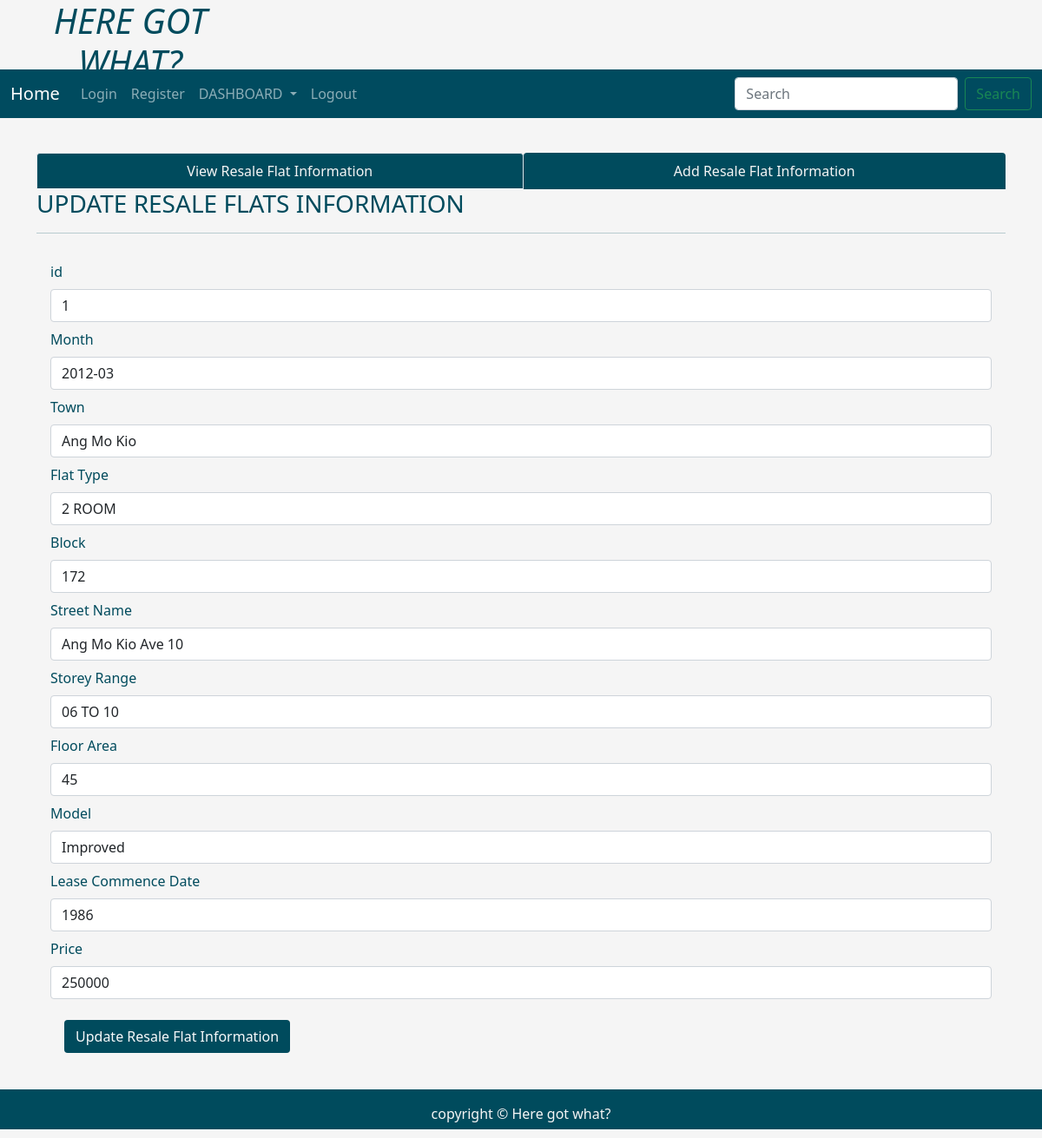
The app's page /fetchoneresaleflat/1 with its own data.
### tables this page shows
CREATE TABLE "resaleflat" (
	"id"	INTEGER,
	"month"	TEXT,
	"town"	TEXT,
	"flat_type"	TEXT,
	"block"	TEXT,
	"street_name"	TEXT,
	"storey_range"	TEXT,
	"sq_size"	TEXT,
	"flat_model"	TEXT,
	"lease_commence_date"	TEXT,
	"resale_price"	TEXT,
	FOREIGN KEY("town") REFERENCES "population"("town"),
	PRIMARY KEY("id" AUTOINCREMENT)
);

### application.py (the view)
@application.route('/fetchoneresaleflat/<int:id>')
def fetchoneresaleflat(id):
    user = get_active_user()
    db = get_database()
    resaleflat_cur = db.execute('SELECT * from resaleflat where id = ?', [id])
    single_resaleflat = resaleflat_cur.fetchone()
    return render_template('updateresaleflatinfo.html', user = user, single_resaleflat = single_resaleflat)

### application.py (called while the page is built)
@application.teardown_appcontext
def close_database(error):
    if hasattr(g, 'ICT2103Web_db'):
        g.ICT2103Web_db.close()

def get_active_user():
    user = None
    if 'user' in session:
        user = session['user']
        db = get_database()
        user_cur = db.execute('select * from users where name =?', [user])
        user = user_cur.fetchone()
    return user

### database.py (called while the page is built)
def connect_to_database():
    sql = sqlite3.connect('C:/ICT2103Web/ICT2103Web.db')
    sql.row_factory = sqlite3.Row
    return sql

def get_database():
    if not hasattr(g, 'ICT2103Web_db'):
        g.ICT2103Web_db = connect_to_database()
    return  g.ICT2103Web_db

### templates/updateresaleflatinfo.html (shortened to what this page needs)
<!DOCTYPE html>
<html lang="en">
<head>
    <link rel="stylesheet" href="https://cdnjs.cloudflare.com/ajax/libs/font-awesome/4.7.0/css/font-awesome.min.css">
    <link href="https://cdn.jsdelivr.net/npm/bootstrap@5.1.3/dist/css/bootstrap.min.css" rel="stylesheet"
>
    <link rel="stylesheet" href="{{ url_for('static', filename='home.css')}}" type="text/css">
</head>
<body>
    <div class="parent">
        <div class="child child1">
            <h1 class="text-center"><i>HERE GOT WHAT?</i></h1>
        </div>
        <div class="child child3 dropdown">
            <nav class="navbar navbar-expand-lg navbar-dark" style="background-color: #004b5f;">
                <div class="container-fluid">
                    <a class="navbar-brand" href="{{url_for('index')}}">Home</a>
                    <div class="collapse navbar-collapse" id="navbarSupportedContent">
                        <ul class="navbar-nav me-auto mb-2 mb-lg-0">
                            <li class="nav-item">
                                <a class="nav-link" aria-current="page" href="{{url_for('userLogin')}}">Login</a>
                            </li>
                            <li class="nav-item">
                                <a class="nav-link" href="{{url_for('userRegister')}}">Register</a>
                            </li>
                            <li class="nav-item dropdown">
                                <a class="nav-link dropdown-toggle" href="#" id="navbarDropdown" role="button"
                                    data-bs-toggle="dropdown" aria-expanded="false">
                                    DASHBOARD
                                </a>
                            </li>
                            <li class="nav-item">
                                <a class="nav-link" href="#">Logout</a>
                            </li>
                        </ul>
                        <form class="d-flex">
                            <input class="form-control me-2" type="search" placeholder="Search" aria-label="Search">
                            <button class="btn btn-outline-success" type="submit">Search</button>
                        </form>
                    </div>
                </div>
            </nav>
        </div>
        <div class="child child5" style="color:rgb(0, 75, 93);">
        </div>
        <div class="child child6 container" style="color:rgb(0, 75, 93);">
            <ul class="nav nav-tabs nav-fill">
                <li class="nav-item">
                    <a class="nav-link active" aria-current="page" href="{{ url_for('resaleinfo')}}"
                        style=" background-color:rgb(0, 75, 93); color:whitesmoke;">View Resale Flat Information</a>
                </li>
                <li class="nav-item">
                    <a class="nav-link" href="{{ url_for('addnewresaleflat')}}"
                        style=" background-color:rgb(0, 75, 93); color:whitesmoke;">Add Resale Flat Information</a>
                </li>
            </ul>
            <div class="table-responsive-lg caption-top">
                <caption>
                    <h3>UPDATE RESALE FLATS INFORMATION</h3>
                </caption>
                <hr>
                {% if single_resaleflat %}
                <form class="p-3" action="/updateresaleflatinfo" method="POST">
                    <div class="mb-2">
                        <label for="id" class="form-label">id</label>
                        <input type="text" class="form-control" id="id" name="id" value="{{single_resaleflat['id']}}">
                    </div>
                    <div class="mb-2">
                        <label for="month" class="form-label">Month</label>
                        <input type="text" class="form-control" id="month" name="month"
                            value="{{single_resaleflat['month']}}">
                    </div>
                    <div class="mb-2">
                        <label for="town" class="form-label">Town</label>
                        <input type="text" class="form-control" id="town" name="town"
                            value="{{single_resaleflat['town']}}">
                    </div>
                    <div class="mb-2">
                        <label for="flat_type" class="form-label">Flat Type</label>
                        <input type="text" class="form-control" id="flat_type" name="flat_type"
                            value="{{single_resaleflat['flat_type']}}">
                    </div>
                    <div class="mb-2">
                        <label for="block" class="form-label">Block</label>
                        <input type="text" class="form-control" id="block" name="block"
                            value="{{single_resaleflat['block']}}">
                    </div>
                    <div class="mb-2">
                        <label for="street_name" class="form-label">Street Name</label>
                        <input type="text" class="form-control" id="street_name" name="street_name"
                            value="{{single_resaleflat['street_name']}}">
                    </div>
                    <div class="mb-2">
                        <label for="storey_range" class="form-label">Storey Range</label>
                        <input type="text" class="form-control" id="storey_range" name="storey_range"
                            value="{{single_resaleflat['storey_range']}}">
                    </div>
                    <div class="mb-2">
                        <label for="sq_size" class="form-label">Floor Area</label>
                        <input type="text" class="form-control" id="sq_size" name="sq_size"
                            value="{{single_resaleflat['sq_size']}}">
                    </div>
                    <div class="mb-2">
                        <label for="flat_model" class="form-label">Model</label>
                        <input type="text" class="form-control" id="flat_model" name="flat_model"
                            value="{{single_resaleflat['flat_model']}}">
                    </div>
                    <div class="mb-2">
                        <label for="lease_commence_date" class="form-label">Lease Commence Date</label>
                        <input type="text" class="form-control" id="lease_commence_date" name="lease_commence_date"
                            value="{{single_resaleflat['lease_commence_date']}}">
                    </div>
                    <div class="mb-2">
                        <label for="resale_price" class="form-label">Price</label>
                        <input type="text" class="form-control" id="resale_price" name="resale_price"
                            value="{{single_resaleflat['resale_price']}}">
                    </div>
                    {% endif %}
                    <button type="submit" class="btn text-light m-3" style="background-color:rgb(0, 75, 93);">Update
                        Resale Flat Information</button>
                </form>
            </div>
        </div>
        <div class="child child7" style="background-color:rgb(0, 75, 93); color:whitesmoke;">
            <p class="p-3 text-center">copyright &copy Here got what?</p>
        </div>
    </div>
</body>
</html>

### static/home.css (style rules this page uses)
html, body { height: 100%; background-color:whitesmoke; color:rgb(0, 75, 93); }
.parent { height: 100%; display: grid; grid-template-columns: repeat(4, 1fr); grid-template-rows: 10% 5% 7% auto 7%; }
.child { margin-bottom: 10px; }
.child1 { grid-column: 1/2; grid-row: 1/2; }
.child3 { grid-column: 1/-1; grid-row: 2/3; }
.child5 { grid-column: 4/5; grid-row: 3/4; text-align: center; }
.child6 { grid-column: 1/-1; grid-row: 4/5; }
.child7 { grid-column: 1/-1; grid-row: 5/6; }

### records on screen
resaleflat: id "1", month "2012-03", town "Ang Mo Kio", flat_type "2 ROOM", block "172", street_name "Ang Mo Kio Ave 10", storey_range "06 TO 10", sq_size "45", flat_model "Improved", lease_commence_date "1986", resale_price "250000"
